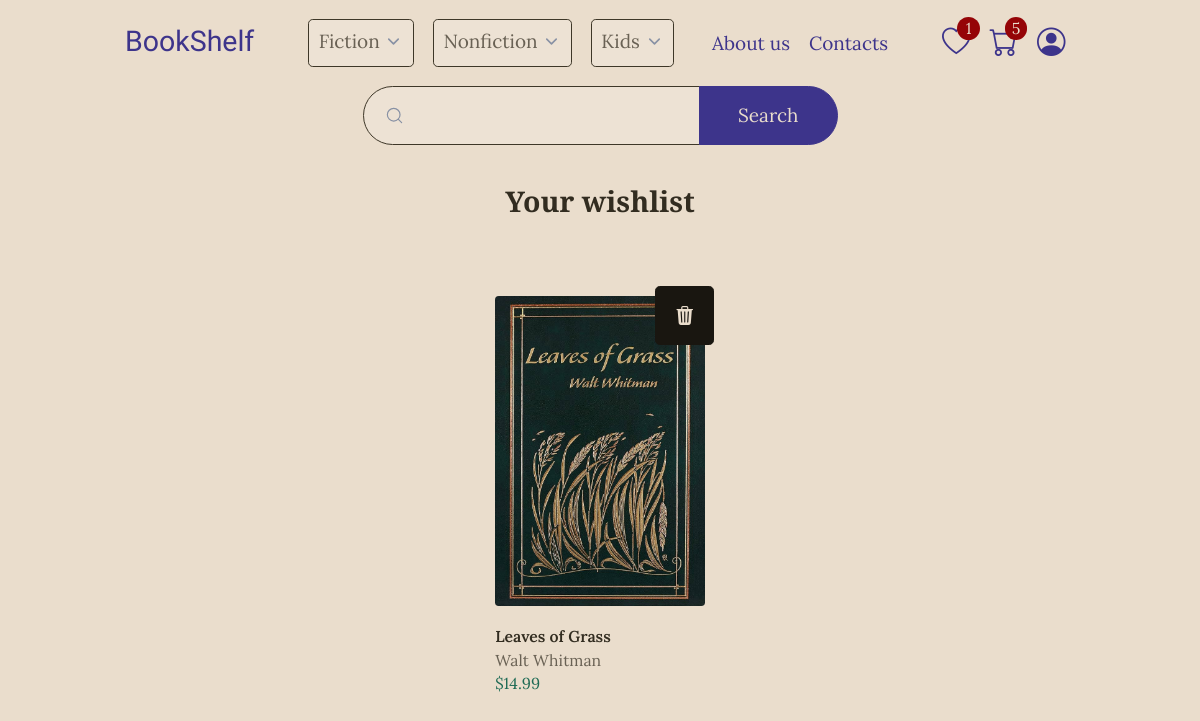
Screenshot of /wishlist/ (signed in) with the database file from the repository.
### shop/models.py (models this page shows, shortened)
class Category(models.Model):
    name = models.CharField(max_length=50)

class Book(models.Model):
    name = models.CharField(max_length=100)
    author = models.ForeignKey(Author, on_delete=models.CASCADE)
    genre = models.ForeignKey(Genre, on_delete=models.CASCADE)
    about = models.TextField()
    price = models.DecimalField(max_digits=7, decimal_places=2)
    image = models.ImageField(default='default.jpeg', upload_to='book_covers')
    date_created = models.DateTimeField(auto_now=True)
    slug = models.SlugField(default="", null=True, blank=True)

class Author(models.Model):
    name = models.CharField(max_length=50)
    portrait = models.ImageField(
        default='default_author.jpeg',
        upload_to='author_portraits')
    about = models.TextField()
    slug = models.SlugField(default="", null=True, blank=True)
    def __str__(self):
        return self.name

### orders/models.py (models this page shows, shortened)
class WishlistItem(models.Model):
    wishlist = models.ForeignKey(Wishlist, on_delete=models.CASCADE)
    book = models.ForeignKey(Book, on_delete=models.CASCADE)
    date_added = models.DateTimeField(auto_now_add=True)

### orders/views.py (the view)
# urls.py: path('wishlist/', views.wishlist, name='wishlist'),
def wishlist(request):
    data = WishlistData(request)
    context = {'items': data.items}
    return render(
        request,
        'orders/wishlist.html',
        context)

### orders/models.py (called while the page is built)
    def get_item_count(self):
        orderitems = self.orderitem_set.all()
        return sum([item.quantity for item in orderitems])

    def get_item_count(self):
        wishlistitems = self.wishlistitem_set.all()
        return len(wishlistitems)

### utils/context_processors.py (called while the page is built)
def navbar_info(request):
    sections = []
    for category in Category.objects.all():
        sections.append(
            {'category': category.name,
             'genres': Genre.objects.filter(category=category)
             })
    cart_item_count = OrderData(request).order.get_item_count()
    wishlist_item_count = WishlistData(request).wishlist.get_item_count()
    return {'sections': sections,
            'cart_item_count': cart_item_count,
            'wishlist_item_count': wishlist_item_count}

### utils/shop_data.py (called while the page is built)
    def auth_init(self):
        self.order, c = Order.objects.get_or_create(
            customer=self.user.customer, complete=False)
        self.items = self.order.orderitem_set.all()

    def auth_init(self):
        self.wishlist, c = Wishlist.objects.get_or_create(
            customer=self.user.customer)
        self.items = self.wishlist.wishlistitem_set.all()

### orders/templates/orders/wishlist.html
{% extends "shop/utils/base.html" %}
{% block content %}
    <section id="books" class="books">
        {% if items %}
            <div class="text container center">
                <h3>Your wishlist</h3>
            </div>
            <div class="books__container">
            {% for item in items %}
                {% with book=item.book %}
                <div class="card">
                    <button
                        class="contrast update-item"
                        data-book="{{ book.id }}"
                        data-place="wishlist"
                        data-action="delete"
                        data-tooltip="Remove from wishlist">
                        <i class="bi bi-trash3-fill"></i>
                    </button>
                    <img class="card__image" src="{{ book.image.url }}" loading="lazy" alt="{{ book.name }} - {{ book.author }}">
                    <hgroup class="card__title">
                        <p>{{ book.name }}</p>
                        <p>{{ book.author }}</p>
                    </hgroup>
                    <small>
                        <ins>${{ book.price }}</ins>
                    </small>
                    <a href="{% url 'book-detail' book.slug %}" class="card__link"></a>
                </div>
                {% endwith %}
            {% endfor %}
            </div>
        {% else %}
            <div class="container text center">
                <h1>Your wishlist is empty</h1>
                <a href="{% url 'shop-home' %}" role="button">Start shopping</a>
            </div>
        {% endif %}
    </section>
{% endblock content %}

### shop/templates/shop/utils/base.html (shortened to what this page needs)
{% load static %}
<!DOCTYPE html>
<html lang="en" data-theme="light">
<head>
	<link
		  rel="stylesheet"
		  href="https://cdn.jsdelivr.net/npm/@picocss/pico@next/css/pico.min.css"
		/>
	<link rel="stylesheet" href="{% static 'css/main.css' %}">
</head>
<body class="container">
	<div class="navbar">
		<nav>
			<ul>
			  <li><a href="{% url 'shop-home' %}" class="navbar__brand">BookShelf</a></li>
			</ul>
			<ul class="navbar__links" data-visible="false">
				{% for section in sections %}
					<li>
						<details class="dropdown">
							<summary>{{ section.category }}</summary>
						</details>
					</li>
				{% endfor %}
			  	<li></li>
			  	<li><a href="{% url 'shop-about' %}">About us</a></li>
			  	<li><a href="{% url 'shop-contacts' %}">Contacts</a></li>
			</ul>
			<ul>
			  <li>
			    <a href="{% url 'wishlist' %}" data-tooltip="Wishlist" data-placement="bottom">
			      <i class="icon bi bi-heart"></i>
			      {% if not wishlist_item_count == 0 %}
			      		<span class="qty"><small>{{ wishlist_item_count }}</small></span>
			      {% endif %}
			    </a>
			  </li>
			  <li>
			    <a href="{% url 'cart' %}" data-tooltip="Cart" data-placement="bottom">
			      	<i class="icon bi bi-cart"></i>
			      	{% if not cart_item_count == 0 %}
			      		<span class="qty"><small>{{ cart_item_count }}</small></span>
			      	{% endif %}
			    </a>
			  </li>
			  <li>
			  	{% if user.is_authenticated %}
					<a href="{% url 'profile' %}" data-tooltip="Profile" data-placement="bottom">
				      <i class="icon bi bi-person-circle"></i>
				    </a>
			  	{% else %}
				    <a href="{% url 'login' %}" data-tooltip="Log In" data-placement="bottom">
				      <i class="icon bi bi-person-circle"></i>
				    </a>
			    {% endif %}
			  </li>
			</ul>
		</nav>
		<div class="navbar__search">
			<form action="/" role="search">
				<input type="search" id="search" name="search" value="{{ query }}">
				<input type="submit" value="Search"/>
			</form>
		</div>
	</div>
	<main class="container">
		{% block content %}{% endblock %}
	</main>
</body>
</html>

### rows the page displays
Category: category "Fiction"
Category: category "Nonfiction"
Category: category "Kids"
WishlistItem: book.image (picture), book.name "Leaves of Grass", book.author "Walt Whitman", book.price "14.99"

### other values shown
{{ wishlist_item_count }} "1"
{{ cart_item_count }} "5"
